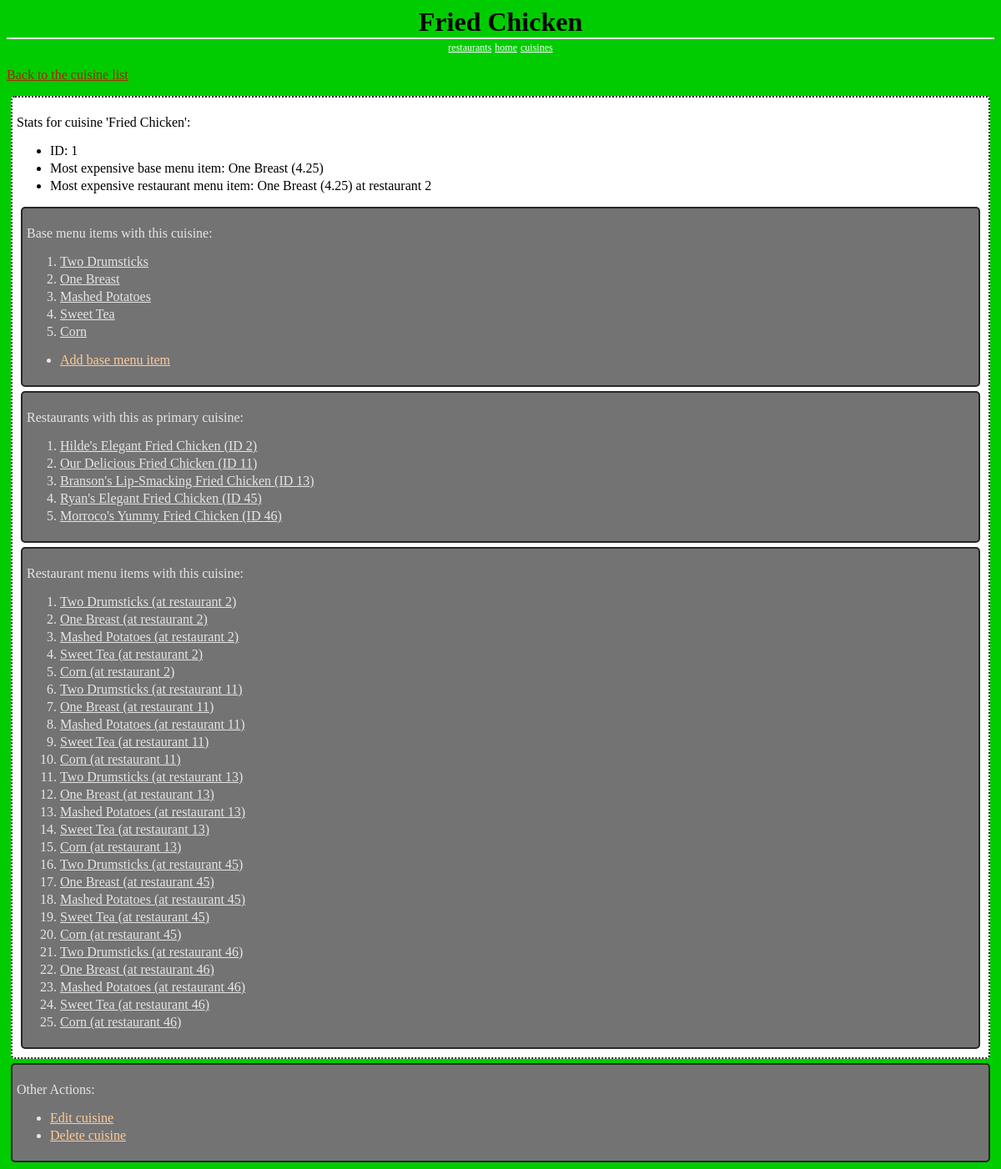
The app's page /cuisines/1/, older data.
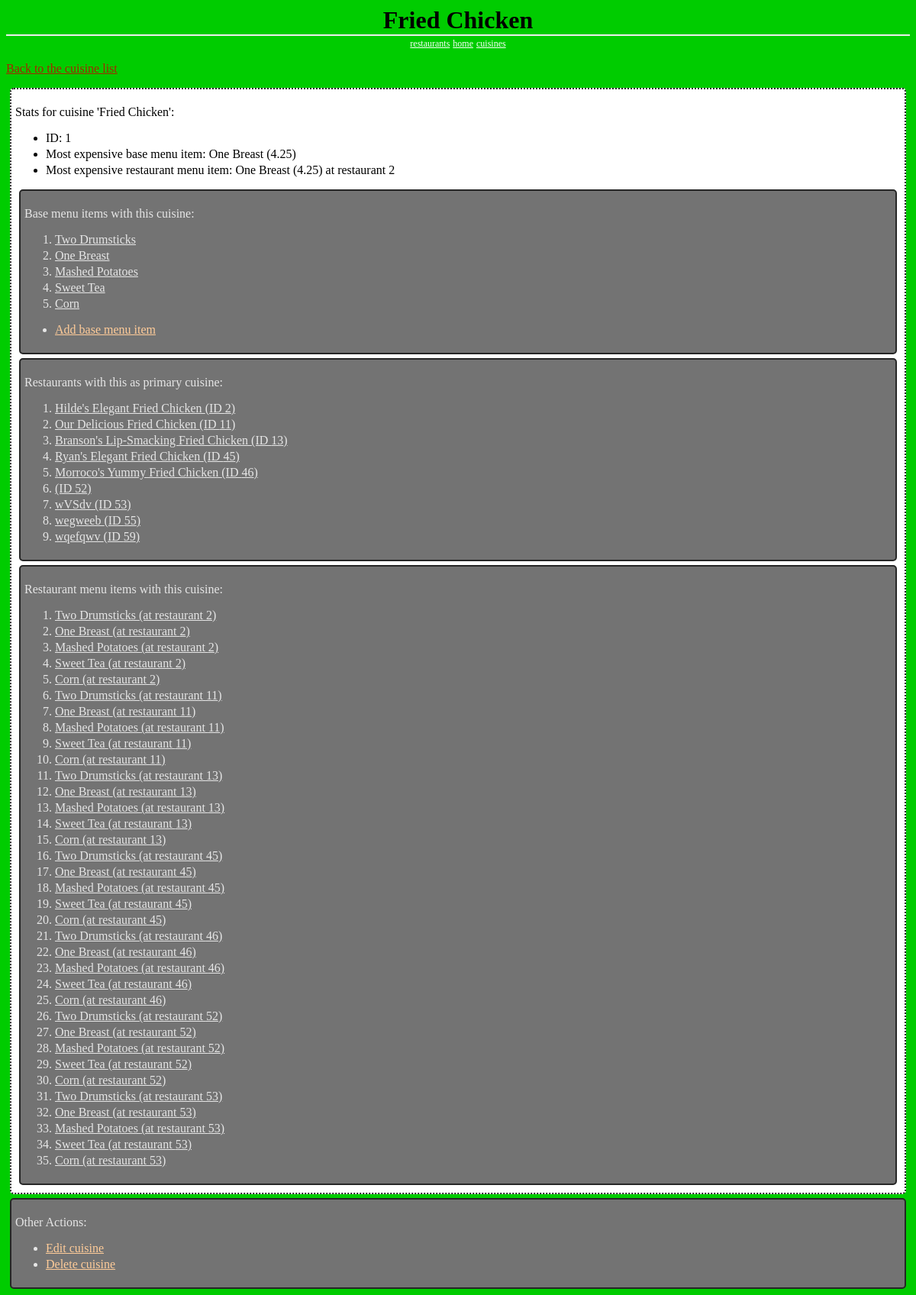
The same page, newer data.
### database_setup.py (models this page shows, shortened)
class Cuisine(Base):
	__tablename__ = 'cuisine'
	id = Column(Integer, primary_key=True)
	name = Column(String(80), nullable=False, unique=True)

class BaseMenuItem(Base):
	__tablename__ = 'base_menu_item'
	name = Column(String(80), nullable=False, unique=True)
	id = Column(Integer, primary_key=True)
	description = Column(String(250), nullable=False)
	price = Column(Float, nullable=False)
	picture = Column(LargeBinary, nullable=False)
	cuisine_id = Column(Integer, ForeignKey('cuisine.id'))
	menuSection_id = Column(Integer, ForeignKey('menu_section.id'))
	cuisine = relationship(Cuisine)
	menuSection = relationship(MenuSection)
	CheckConstraint('price >= 0')

class RestaurantMenuItem(Base):
	__tablename__ = 'restaurant_menu_item'
	name = Column(String(80), nullable=False)
	id = Column(Integer, primary_key=True)
	description = Column(String(250), nullable=False)
	price = Column(Float, nullable=False)
	picture = Column(LargeBinary, nullable=False)
	restaurant_id = Column(Integer, ForeignKey('restaurant.id'))
	baseMenuItem_id = Column(Integer, ForeignKey('base_menu_item.id'))
	menuSection_id = Column(Integer, ForeignKey('menu_section.id'))
	restaurant = relationship(Restaurant)
	baseMenuItem = relationship(BaseMenuItem)
	menuSection = relationship(MenuSection)
	CheckConstraint('price >= 0')

class Restaurant(Base):
	__tablename__ = 'restaurant'
	id = Column(Integer, primary_key=True)
	name = Column(String(250), nullable=False)
	cuisine_id = Column(Integer, ForeignKey('cuisine.id'))
	user_id = Column(Integer, ForeignKey('user.id'))
	picture = Column(LargeBinary, nullable=False)
	cuisine = relationship(Cuisine)
	user = relationship(User)

### project.py (the view)
@app.route('/cuisines/<int:cuisine_id>/')
def cuisine(cuisine_id):
        cuisine = RestaurantManager.getCuisine(cuisine_id=cuisine_id)
        restaurants = RestaurantManager.getRestaurants(cuisine_id=cuisine_id)
        baseMenuItems = RestaurantManager.\
                        getBaseMenuItems(cuisine_id=cuisine_id)
        restaurantMenuItems = RestaurantManager.\
                              getRestaurantMenuItems(cuisine_id=cuisine_id)
        if len(baseMenuItems) > 0:
            mostExpensiveBaseMenuItem = baseMenuItems[0]
            for item in baseMenuItems:
                if item.price > mostExpensiveBaseMenuItem.price:
                    mostExpensiveBaseMenuItem = item
            mostExpensiveBaseMenuItem.price = Decimal(mostExpensiveBaseMenuItem.price).quantize(Decimal('0.01'))
        else:
            mostExpensiveBaseMenuItem = RestaurantManager.getBaseMenuItem(-1)
            mostExpensiveBaseMenuItem.name = "N/A"
            mostExpensiveBaseMenuItem.price = "N/A"
        if len(restaurantMenuItems) > 0:
            mostExpensiveRestaurantMenuItem = restaurantMenuItems[0]
            for item in restaurantMenuItems:
                if item.price > mostExpensiveRestaurantMenuItem.price:
                    mostExpensiveRestaurantMenuItem = item
            mostExpensiveRestaurantMenuItem.price = Decimal(mostExpensiveRestaurantMenuItem.price).quantize(Decimal('0.01'))
        else:
            mostExpensiveRestaurantMenuItem = RestaurantManager.getBaseMenuItem(-1)
            mostExpensiveRestaurantMenuItem.name = "N/A"
            mostExpensiveRestaurantMenuItem.price = "N/A"
        return render_template("Cuisine.html",
                               cuisine=cuisine,
                               mostExpensiveBaseMenuItem=mostExpensiveBaseMenuItem,
                               mostExpensiveRestaurantMenuItem=mostExpensiveRestaurantMenuItem,
                               restaurants=restaurants,
                               baseMenuItems=baseMenuItems,
                               restaurantMenuItems=restaurantMenuItems)

### RestaurantManager.py (called while the page is built)
def getRestaurantDBSession():
    engine = create_engine('sqlite:///restaurants.db')
    Base.metadata.bind = engine
    DBSession = sessionmaker(bind=engine)
    session = DBSession()
    return session

def getRestaurants(cuisine_id=None):
    session = getRestaurantDBSession()
    if cuisine_id is not None:
        restaurants = session.query(Restaurant).\
                      filter_by(cuisine_id=cuisine_id).all()
    else:
        restaurants = session.query(Restaurant).\
                      order_by(Restaurant.id).all()
    session.close()
    return restaurants

def getBaseMenuItems(cuisine_id=None):
    session = getRestaurantDBSession()
    if cuisine_id is not None:
        baseMenuItems = session.query(BaseMenuItem).\
                        filter_by(cuisine_id=cuisine_id).all()
    else:
        baseMenuItems = session.query(BaseMenuItem).\
                        order_by(BaseMenuItem.id).all()
    session.close()
    return baseMenuItems

def getCuisine(cuisine_id=None, name=None):
    session = getRestaurantDBSession()
    if cuisine_id is not None:
        cuisine  = session.query(Cuisine).filter_by(id=cuisine_id).first()
    elif name is not None:
        cuisine = session.query(Cuisine).filter_by(name=name).first()
    session.close()
    return cuisine

### templates/Cuisine.html (shortened to what this page needs)
<html>
<head>
	<link rel=stylesheet type=text/css href="{{url_for('static',
											           filename='Cuisines.css')}}">
</head>
<body>
	<h1 class='header'>
		{{cuisine.name}}
	</h1>
	<div class='homeLinks'>
		<a href="{{url_for('restaurants')}}">restaurants</a>
		<a href="{{url_for('restaurantManagerIndex')}}">home</a>
		<a href="{{url_for('cuisines')}}">cuisines</a>
	</div>
	<p>
		<a class='backLink' href="{{url_for('cuisines')}}">
			Back to the cuisine list
		</a>
	</p>
	<div class='stats'>
		<p>Stats for cuisine '{{cuisine.name}}':</p>
		<ul>
			<li>ID: {{cuisine.id}}</li>
			<li>Most expensive base menu item: {{mostExpensiveBaseMenuItem.name}}
				({{mostExpensiveBaseMenuItem.price}})</li>
			<li>Most expensive restaurant menu item:
				{{mostExpensiveRestaurantMenuItem.name}}
				({{mostExpensiveRestaurantMenuItem.price}}) at
				restaurant {{mostExpensiveRestaurantMenuItem.restaurant_id}}</li>
		</ul>
		<div class='list'>
		<p>
			Base menu items with this cuisine:
		</p>
		<ol>
			{% for item in baseMenuItems %}
			<li>
			<a class='forwardLink' href="{{url_for('baseMenuItem',
							   cuisine_id=cuisine.id,
							   baseMenuItem_id=item.id)}}">
				{{item.name}}</a>
			</li>
			{% endfor %}
		</ol>
		<ul>
			<li><a class='actionLink' href="{{url_for('addBaseMenuItem',
							   	   cuisine_id=cuisine.id)}}">
				Add base menu item</a>
			</li>
		</ul>
		</div>
		<div class='list'>
		<p>
			Restaurants with this as primary cuisine:
		</p>
		<ol>
			{% for restaurant in restaurants %}
			<li>
			<a class='forwardLink' href="{{url_for('restaurant',
							   restaurant_id=restaurant.id)}}">
				{{restaurant.name}} (ID {{restaurant.id}})</a>
			</li>
			{% endfor %}
		</ol>
		</div>
		<div class='list'>
		<p>
			Restaurant menu items with this cuisine:
		</p>
		<ol>
			{% for item in restaurantMenuItems %}
			<li>
			<a class='forwardLink' href="{{url_for('restaurantMenuItem',
							   restaurant_id=item.restaurant_id,
							   restaurantMenuItem_id=item.id)}}">
				{{item.name}} (at restaurant {{item.restaurant_id}})</a>
			</li>
			{% endfor %}
		</ol>
		</div>
	</div>
	<div class='list'>
	<p>Other Actions:</p>
	<ul>
		<li><a class='actionLink' href="{{url_for('editCuisine',
							   cuisine_id=cuisine.id)}}">
			Edit cuisine</a>
		</li>
		<li><a class='actionLink' href="{{url_for('deleteCuisine',
							   cuisine_id=cuisine.id)}}">
			Delete cuisine</a>
		</li>
	</ul>
	</div>
</body>
</html>

### static/Cuisines.css (style rules this page uses)
body { font-family: serif; background-color: #00cc00 }
li { margin: 0 0 3px 0; }
.header { left: 50%; text-align: center; font-family: 'Georgia', serif; border-bottom: 2px solid #eee; margin: 0; }
.homeLinks { left: 50%; text-align: center; }
.list { border: 2px solid; border-radius: 5px; padding: 5px; margin: 5px; border-color: #262626; background-color: #737373; color: #e6e6e6; }
.stats { border: 2px dotted; border-radius: 5px; padding: 5px; margin: 5px; border-color: #262626; background-color: #ffffff; color: #000000; }
.backLink { color: #a52600; }
.actionLink { color: #ffcc99; }
.forwardLink { color: #e6e6e6; }
.homeLinks a { font-family: 'Georgia', serif; color: #ffffff; font-size: .75em; }

Row changes from the older to the newer data that the page shows:
added Restaurant: id "52"
added Restaurant: name "wVSdv", id "53"
added Restaurant: name "wegweeb", id "55"
added Restaurant: name "wqefqwv", id "59"
added RestaurantMenuItem: name "Two Drumsticks", restaurant_id "52"
added RestaurantMenuItem: name "One Breast", restaurant_id "52"
added RestaurantMenuItem: name "Mashed Potatoes", restaurant_id "52"
added RestaurantMenuItem: name "Sweet Tea", restaurant_id "52"
added RestaurantMenuItem: name "Corn", restaurant_id "52"
added RestaurantMenuItem: name "Two Drumsticks", restaurant_id "53"
added RestaurantMenuItem: name "One Breast", restaurant_id "53"
added RestaurantMenuItem: name "Mashed Potatoes", restaurant_id "53"
added RestaurantMenuItem: name "Sweet Tea", restaurant_id "53"
added RestaurantMenuItem: name "Corn", restaurant_id "53"
